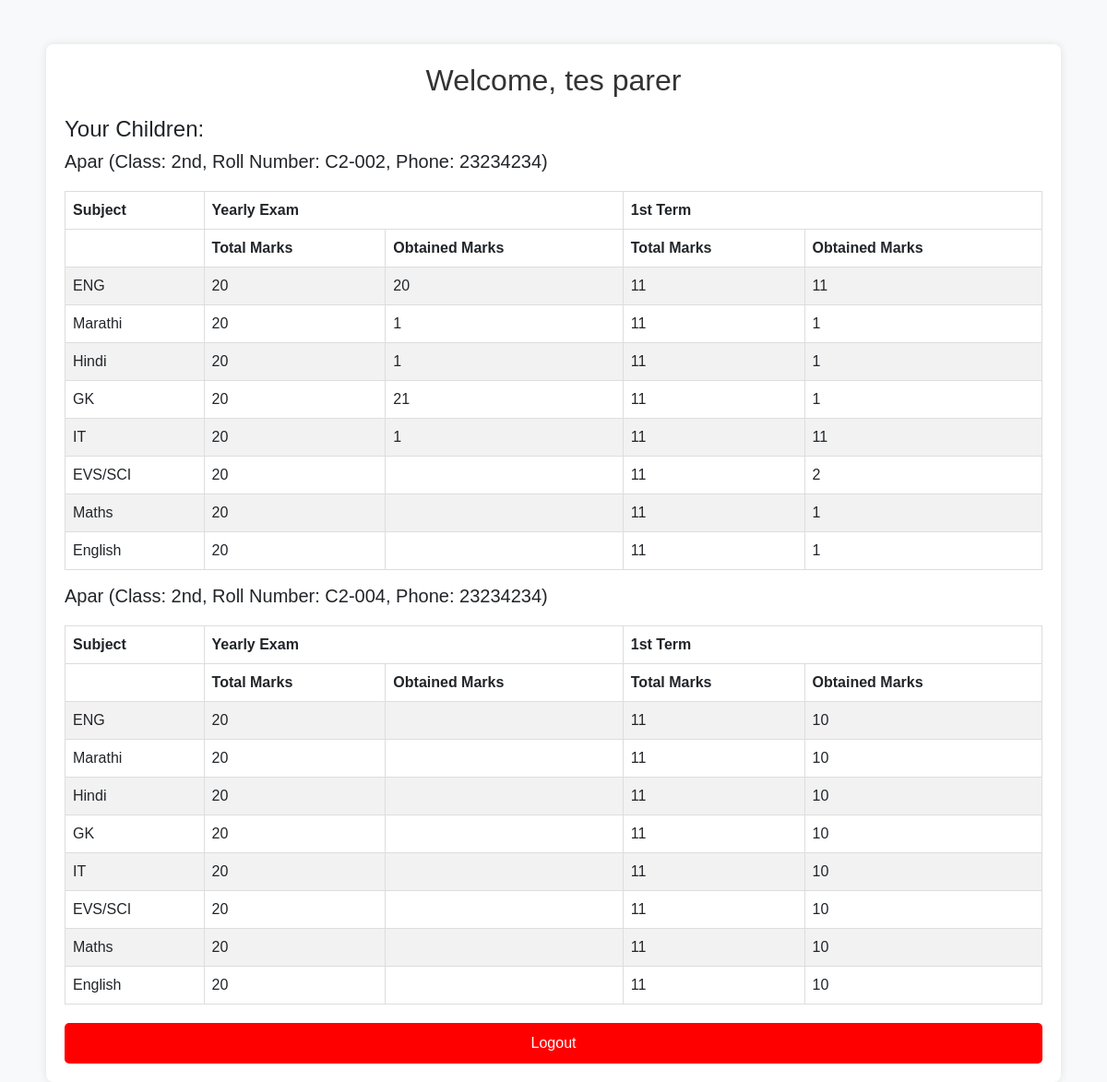
Page /parent_dashboard (signed in) on the committed database.
### school_app/models.py (models this page shows, shortened)
class Parent(models.Model):
    name = models.CharField(max_length=100)  # ✅ Add this field
    username = models.CharField(max_length=20, unique=True)
    password = models.CharField(max_length=128)  # Store hashed password
    phone = models.CharField(max_length=15, unique=False)
    aadhar = models.CharField(max_length=12, unique=True)
    email = models.EmailField(blank=True, null=True, unique=True)
    address = models.TextField(blank=True, null=True)
    last_login = models.DateTimeField(null=True, blank=True)

class Student(models.Model):
    CATEGORY_CHOICES = [
        ("General", "General"),
        ("OBC", "OBC"),
        ("SC", "SC"),
        ("ST", "ST"),
        ("Others", "Others"),
    ]
    name = models.CharField(max_length=100)
    aadhar = models.CharField(max_length=12, unique=True)
    pen = models.CharField(max_length=20, unique=True, blank=True, null=True)
    email = models.EmailField(blank=True, null=True, unique=True)
    phone = models.CharField(max_length=15, unique=False)
    parent = models.ForeignKey(Parent, on_delete=models.SET_NULL, null=True, blank=True, related_name="children")
    address = models.TextField()
    assigned_class = models.ForeignKey(Class, on_delete=models.CASCADE, related_name="students")
    roll_number = models.CharField(max_length=20, blank=True, null=True, unique=True)
    role = models.CharField(max_length=50, blank=True, null=True)
    category = models.CharField(max_length=10, choices=CATEGORY_CHOICES, default="General")
    class Meta:
        unique_together = ("assigned_class", "roll_number")  # Ensure uniqueness per class

class Class(models.Model):
    name = models.CharField(max_length=100, unique=True)
    class_teacher = models.ForeignKey("Teacher", on_delete=models.SET_NULL, null=True, blank=True, related_name="teaching_classes")
    syllabus = models.TextField(blank=True, null=True)
    academic_year = models.ForeignKey(AcademicYear, on_delete=models.CASCADE, null=True, blank=True)

class Exam(models.Model):
    name = models.CharField(max_length=100 , unique=True)

class Subject(models.Model):
    name = models.CharField(max_length=100, unique=True)

### school_app/views.py (the view)
# urls.py: path("parent_dashboard", views.parent_dashboard, name="parent_dashboard"),
def parent_dashboard(request):
    parent_id = request.session.get("user_id")
    user_role = request.session.get("user_role")
    if not parent_id or user_role != "parent_dashboard":
        return redirect("team_login")
    try:
        parent = Parent.objects.get(id=parent_id)
        children = Student.objects.filter(parent=parent)
        student_data = []
        for student in children:
            subjects = Subject.objects.filter(
                id__in=ExamSchedule.objects.filter(school_class=student.assigned_class)
                .values_list("subject_id", flat=True)
            )
            exam_types = {
                exam.name: exam.schedules.first().total_marks if exam.schedules.exists() else "-"
                for exam in Exam.objects.all()
            }
            student_marks = []
            for subject in subjects:
                marks_entry = {"subject_name": subject.name}
                for exam_name in exam_types.keys():
                    obtained_marks = Marks.objects.filter(
                        student=student, subject=subject, exam__name=exam_name
                    ).values_list("marks_obtained", flat=True).first() or "N/A"
                    marks_entry[exam_name] = obtained_marks
                student_marks.append(marks_entry)  # ✅ Make it a list of dicts
            student_data.append({
                "student": student,
                "exam_types": exam_types,
                "student_marks": student_marks,
            })
        return render(request, "school_management/parent_dashboard.html", {
            "parent": parent,
            "student_data": student_data
        })
    except Parent.DoesNotExist:
        return redirect("team_login")

### school_app/templates/school_management/parent_dashboard.html (shortened to what this page needs)
<!DOCTYPE html>
<html lang="en">
<head>
    <link rel="stylesheet" href="https://cdn.jsdelivr.net/npm/bootstrap@5.3.0/dist/css/bootstrap.min.css">
</head>
<body>
<div class="container mt-5">
    <h2>Welcome, {{ parent.name }}</h2>
    <h4>Your Children:</h4>
    {% if student_data %}
        {% for data in student_data %}
            <h5>{{ data.student.name }} (Class: {{ data.student.assigned_class.name }}, Roll Number: {{ data.student.roll_number }}, Phone: {{ data.student.phone }})</h5>
            <table class="table table-striped">
                <thead>
                    <tr>
                        <th>Subject</th>
                        {% for exam_name, total_marks in data.exam_types.items %}
                            <th colspan="2">{{ exam_name }}</th>
                        {% endfor %}
                    </tr>
                    <tr>
                        <th></th>
                        {% for exam_name in data.exam_types.keys %}
                            <th>Total Marks</th>
                            <th>Obtained Marks</th>
                        {% endfor %}
                    </tr>
                </thead>
                <tbody>
                    {% for marks in data.student_marks %}
                        <tr>
                            <td>{{ marks.subject_name }}</td>
                            {% for exam_name, total_marks in data.exam_types.items %}
                                <td>{{ total_marks }}</td>
                                <td>
                                    {% for key, value in marks.items %}
                                        {% if key == exam_name %}
                                            {% if value|floatformat:0 < 40 %}
                                                <span class="low-score">{{ value|floatformat:0|default_if_none:'' }}</span>
                                            {% else %}
                                                {{ value|floatformat:0|default_if_none:'' }}
                                            {% endif %}
                                        {% endif %}
                                    {% endfor %}
                                </td>
                            {% endfor %}
                        </tr>
                    {% endfor %}
                </tbody>
            </table>
        {% endfor %}
    {% else %}
        <p class="no-data">⚠️ No student data available!</p>
    {% endif %}
    <a href="{% url 'parent_logout' %}" class="logout-btn">Logout</a>
</div>
</body>
</html>

### school_app/templates/school_management/parent_dashboard.html (style rules this page uses)
body { font-family: Arial, sans-serif; background-color: #f8f9fa; }
.container { max-width: 1100px; margin: auto; background: white; padding: 20px; border-radius: 8px; box-shadow: 0px 0px 10px rgba(0, 0, 0, 0.1); }
h2 { text-align: center; color: #333; margin-bottom: 20px; }
table { width: 100%; border-collapse: collapse; margin-top: 20px; }
th, td { border: 1px solid #ddd; padding: 10px; text-align: left; }
th { background-color: #007BFF; color: white; }
.logout-btn { display: block; width: 100%; padding: 10px; margin-top: 20px; text-align: center; background-color: red; color: white; text-decoration: none; border-radius: 5px; }

### rows in the picture
Parent: name "tes parer"
Student: student.name "Apar", student.assigned_class.name "2nd", student.roll_number "C2-002", student.phone "23234234", exam_types "20" "11" "20" "11" "20" "11" "20" "11" "20" "11" "20" "11" "20" "11" "20" "11", marks "20" "11" "1" "1" "1" "1" "21" "1" "1" "11" "2" "1" "1"
Exam: exam_types "Yearly Exam" "Yearly Exam"
Exam: exam_types "1st Term" "1st Term"
Subject: subject_name "ENG" "ENG"
Subject: subject_name "Marathi" "Marathi"
Subject: subject_name "Hindi" "Hindi"
Subject: subject_name "GK" "GK"
Subject: subject_name "IT" "IT"
Subject: subject_name "EVS/SCI" "EVS/SCI"
Subject: subject_name "Maths" "Maths"
Subject: subject_name "English" "English"
Student: student.name "Apar", student.assigned_class.name "2nd", student.roll_number "C2-004", student.phone "23234234", exam_types "20" "11" "20" "11" "20" "11" "20" "11" "20" "11" "20" "11" "20" "11" "20" "11", marks "10" "10" "10" "10" "10" "10" "10" "10"
